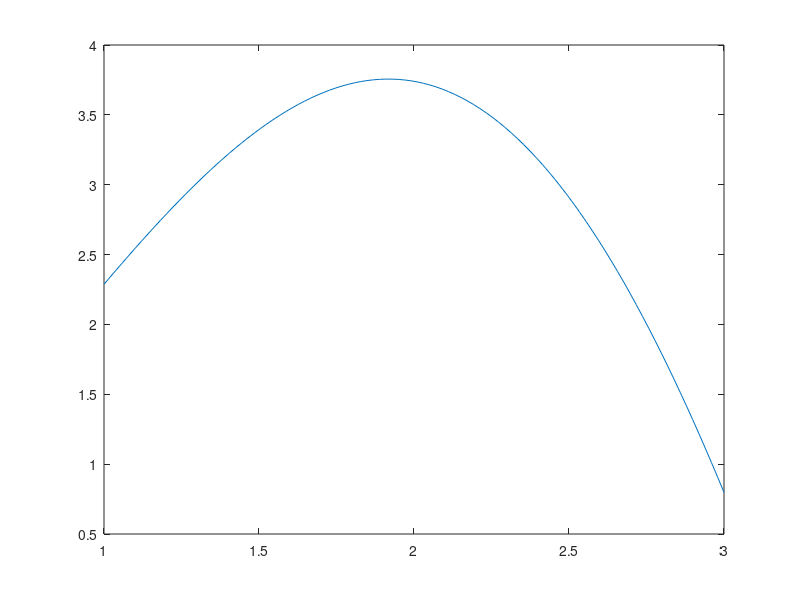
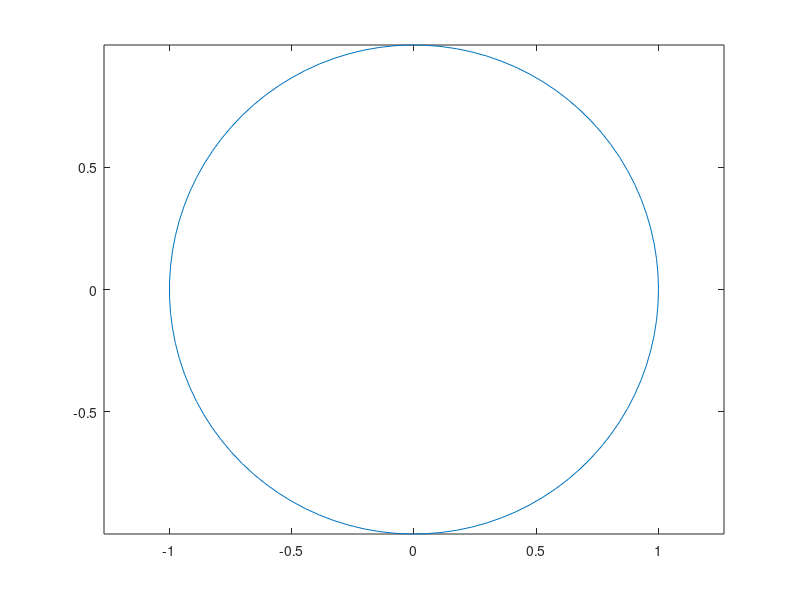
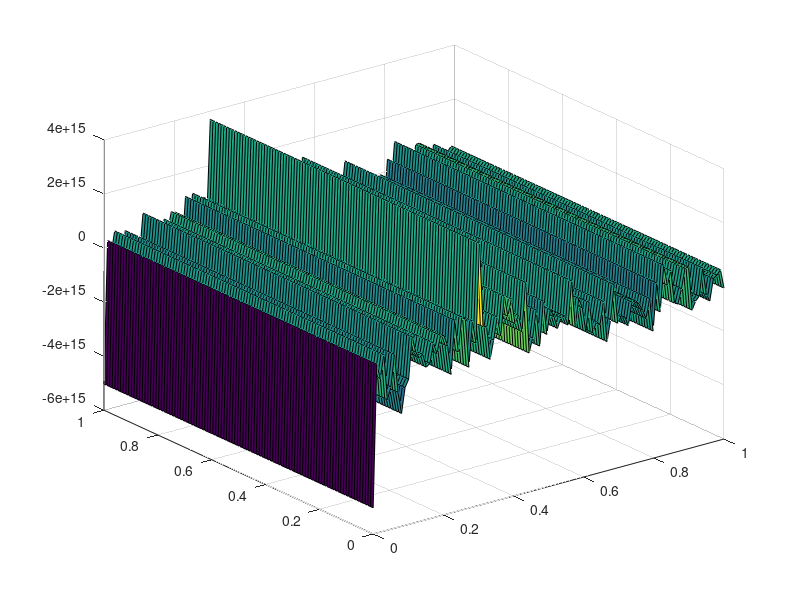

Source code (MATLAB) for these figures, in order:
X = linspace(1,3);
f = @(x) sin(x).*exp(sqrt(x));
plot(X, f(X));
figure % da ostane odprto okno z grafom funkcije,
       % naslednji plot odpre novo

Y = linspace(0, 2*pi);
plot(cos(Y), sin(Y));
axis equal
figure

Z = linspace(0, 10*pi);
plot3(cos(Z), sin(Z), Z);

h = @(x,y) (x.^2 + y.^2)/(1+x+y);
x = linspace(0,1);
y = linspace(0,1);
[A,B] = meshgrid(x,y);
F = h(A,B);
surf(A,B,F);